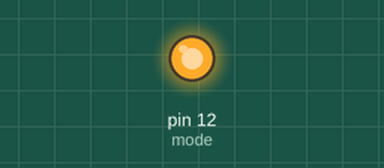
Bench run of a sketch on a simulated Arduino Uno, built with avr-gcc and run on an emulated ATmega328P. On the bench: output pins drawn as LEDs (lit = HIGH).

Above: at 0.1 s.
At 33.1 s:
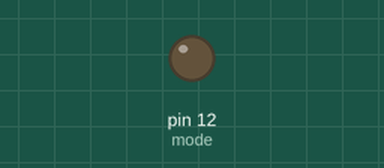
Timing chart, 0 to 39.5 s (numbered marks = the images above):
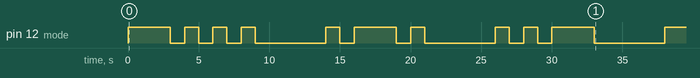

The sketch:

ex1_morse.ino
```cpp
int led = 12;
int mode = led;
//int mode = LED_BUILTIN;

void setup() {
  pinMode(mode, OUTPUT);
  // pinMode(LED_BUILTIN, OUTPUT);
}

void loop() {
  BRUNO();
}

void BRUNO(){
  //B
  digitalWrite(mode, HIGH);
  delay(3000);
  digitalWrite(mode, LOW);
  delay(1000);
  digitalWrite(mode, HIGH);
  delay(1000);
  digitalWrite(mode, LOW);
  delay(1000);
  digitalWrite(mode, HIGH);
  delay(1000);
  digitalWrite(mode, LOW);
  delay(1000);
  digitalWrite(mode, HIGH);
  delay(1000);
  digitalWrite(mode, LOW);
  delay(5000);

  //R
  digitalWrite(mode, HIGH);
  delay(1000);
  digitalWrite(mode, LOW);
  delay(1000);
  digitalWrite(mode, HIGH);
  delay(3000);
  digitalWrite(mode, LOW);
  delay(1000);
  digitalWrite(mode, HIGH);
  delay(1000);
  digitalWrite(mode, LOW);
  delay(5000);

  //U
  digitalWrite(mode, HIGH);
  delay(1000);
  digitalWrite(mode, LOW);
  delay(1000);
  digitalWrite(mode, HIGH);
  delay(1000);
  digitalWrite(mode, LOW);
  delay(1000);
  digitalWrite(mode, HIGH);
  delay(3000);
  digitalWrite(mode, LOW);
  delay(5000);

  //N
  digitalWrite(mode, HIGH);
  delay(3000);
  digitalWrite(mode, LOW);
  delay(1000);
  digitalWrite(mode, HIGH);
  delay(1000);
  digitalWrite(mode, LOW);
  delay(5000);

  //O
  digitalWrite(mode, HIGH);
  delay(3000);
  digitalWrite(mode, LOW);
  delay(1000);
  digitalWrite(mode, HIGH);
  delay(3000);
  digitalWrite(mode, LOW);
  delay(1000);
  digitalWrite(mode, HIGH);
  delay(3000);
  digitalWrite(mode, LOW);
  delay(5000);
}

void SOS(){
  for(int i = 0; i < 3; i++){
    digitalWrite(mode, HIGH);
    delay(1000);
    digitalWrite(mode, LOW);
    delay(1000);
  }
  delay(3000);
  for(int i = 0; i < 3; i++){
    digitalWrite(mode, HIGH);
    delay(3000);
    digitalWrite(mode, LOW);
    delay(1000);
  }
  delay(3000);
  for(int i = 0; i < 3; i++){
    digitalWrite(mode, HIGH);
    delay(1000);
    digitalWrite(mode, LOW);
    delay(1000);
  }
  delay(5000);
}
```

Measured:
- by itself, pin 12 (mode): LOW → HIGH at 0.00 s, → LOW 3.0 s later, → HIGH 1.0 s later, → LOW 1.0 s later, … (21 changes in this stretch)
